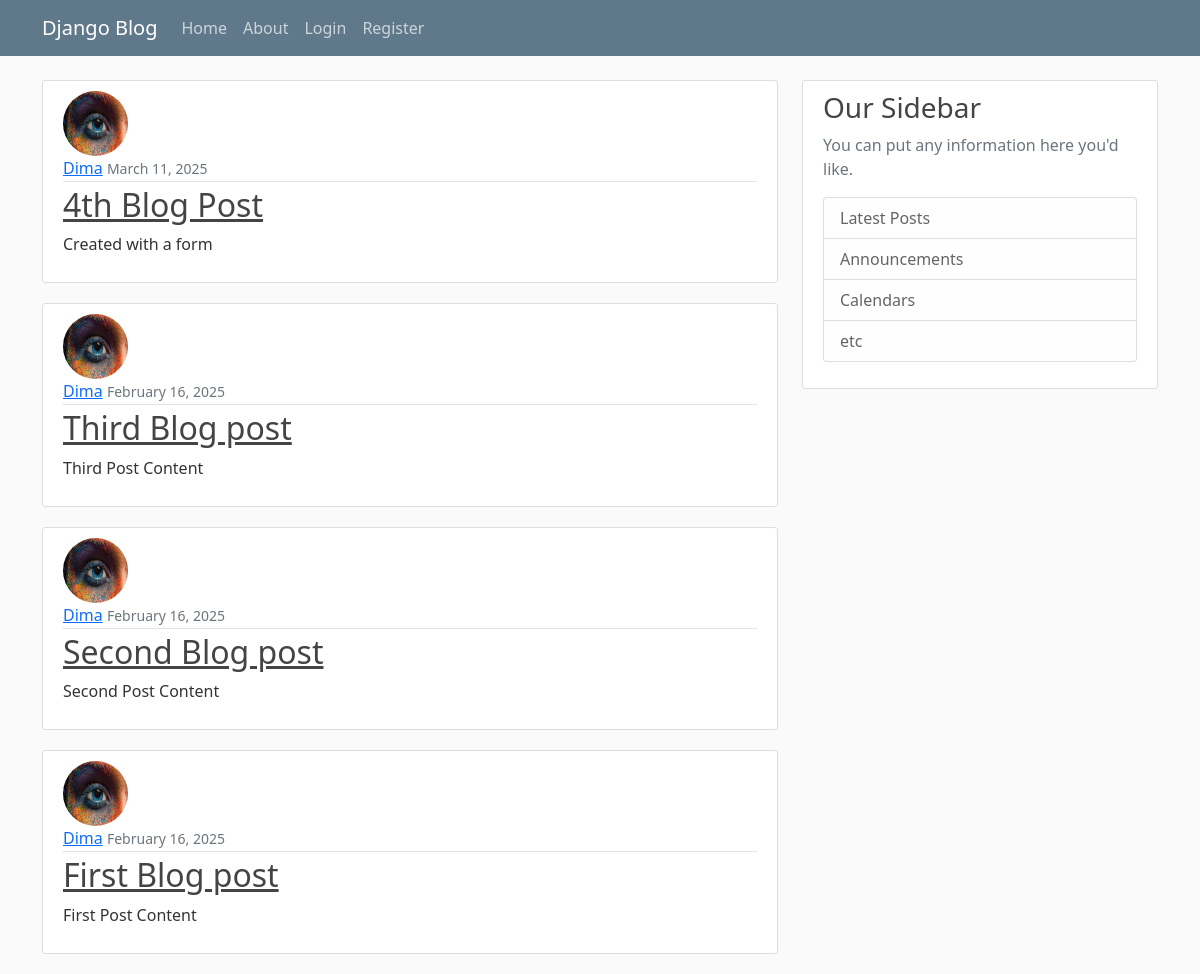
The app's page /, older data.
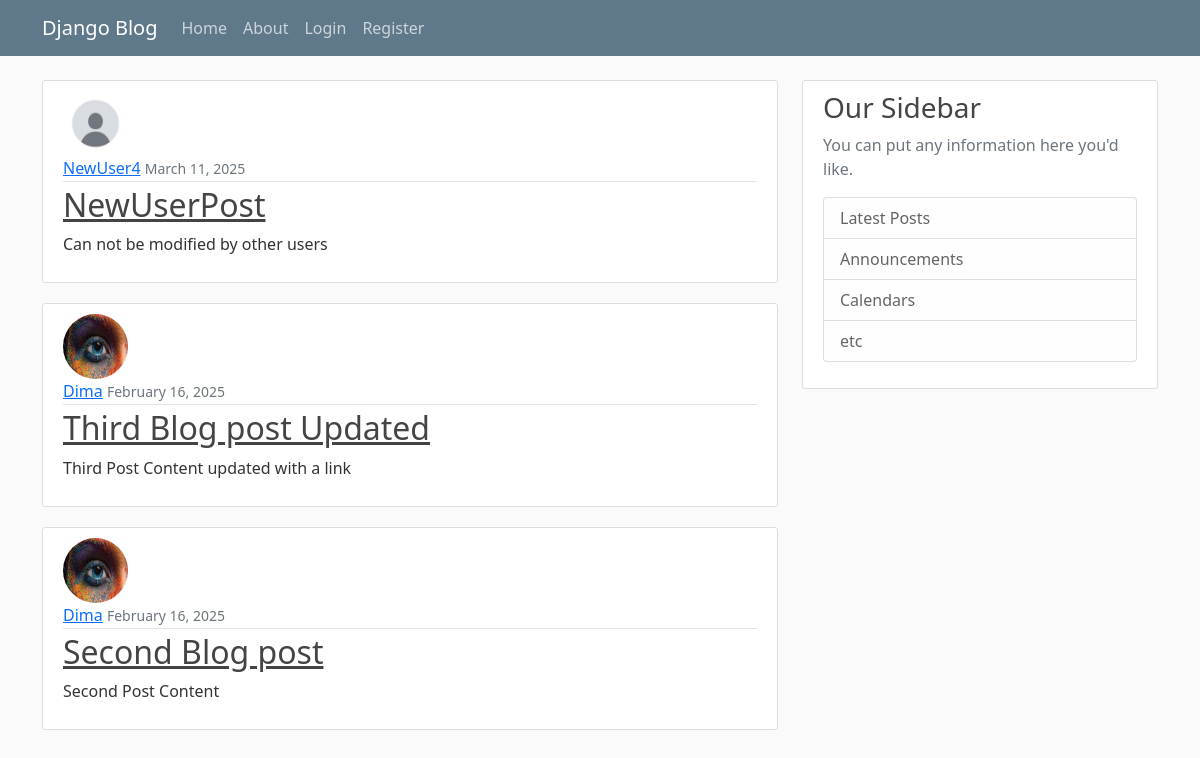
The same page, newer data.
### blog_app/models.py (models this page shows, shortened)
class Post(models.Model):
    title = models.CharField(max_length=100)
    content = models.TextField()
    date_posted = models.DateTimeField(default=timezone.now)
    author = models.ForeignKey(User, on_delete=models.SET_NULL, null=True, blank=True)

### users/models.py (models this page shows, shortened)
class Profile(models.Model):
    user = models.OneToOneField(User, on_delete=models.CASCADE)
    avatar = models.ImageField(default='default.jpg', upload_to='profile_pics')

### blog_app/views.py (the view)
# urls.py: path('', PostListView.as_view(), name='blog-home'),
class PostListView(ListView):
    model = Post
    template_name = 'blog_app/home.html' # <app>/<model>_<viewtype>.html
    context_object_name = 'posts'
    ordering = ['-date_posted']
    paginate_by = 5

### blog_app/templates/blog_app/home.html (shortened to what this page needs)
{% extends "blog_app/base.html" %}
{% block content %}
    {% for post in posts %}
        <article class="media content-section">
            <img class="rounded-circle article-img" src="{{ post.author.profile.avatar.url }}" alt="{{ post.author.get_full_name|default:post.author.username }} avatar">
            <div class="media-body">
            <div class="article-metadata">
                <a class="mr-2" href="{% url 'user-posts' post.author.username %}">{{ post.author }}</a>
                <small class="text-muted">{{ post.date_posted | date:"F d, Y" }}</small>
            </div>
            <h2><a class="article-title" href="{% url "post-detail" post.id %}">{{ post.title }}</a></h2>
            <p class="article-content">{{ post.content }}</p>
            </div>
        </article>
    {% endfor %}
{% endblock content %}

### blog_app/templates/blog_app/base.html (shortened to what this page needs)
{% load static %}
<!DOCTYPE html>
<html lang="en">
<head>
		<link href="https://cdn.jsdelivr.net/npm/bootstrap@5.0.2/dist/css/bootstrap.min.css" rel="stylesheet">
		<link rel="stylesheet" type="text/css" href="{% static "blog_app/main.css" %}">
</head>
<body>
	<header class="site-header">
		<nav class="navbar navbar-expand-md navbar-dark bg-steel fixed-top">
			<div class="container">
				<a class="navbar-brand mr-4" href="{% url "blog-home" %}">Django Blog</a>
				<div class="collapse navbar-collapse" id="navbarToggle">
					<div class="navbar-nav mr-auto">
						<a class="nav-item nav-link" href="{% url "blog-home" %}">Home</a>
						<a class="nav-item nav-link" href="{% url "blog-about" %}">About</a>
					</div>
					<div class="navbar-nav">
						{% if user.is_authenticated %}
							<a class="nav-item nav-link" href="{% url "post-create" %}">New Post</a>
							<a class="nav-item nav-link" href="{% url "profile" %}">Profile</a>
							<form action="{% url 'logout' %}" method="post" class="d-inline">
								{% csrf_token %}
								<button type="submit" class="nav-item nav-link btn btn-link">Logout</button>
							</form>
						{% else %}
							<a class="nav-item nav-link" href="{% url "login" %}">Login</a>
							<a class="nav-item nav-link" href="{% url "register" %}">Register</a>
						{% endif %}
					</div>
				</div>
			</div>
		</nav>
	</header>
	<main role="main" class="container">
		<div class="row">
			<div class="col-md-8">
				{% block content %}{% endblock %}
			</div>
			<div class="col-md-4">
				<div class="content-section">
					<h3>Our Sidebar</h3>
					<p class='text-muted'>You can put any information here you'd like.
						<ul class="list-group">
							<li class="list-group-item list-group-item-light">Latest Posts</li>
							<li class="list-group-item list-group-item-light">Announcements</li>
							<li class="list-group-item list-group-item-light">Calendars</li>
							<li class="list-group-item list-group-item-light">etc</li>
						</ul>
					</p>
				</div>
			</div>
		</div>
	</main>
</body>
</html>

### blog_app/static/blog_app/main.css (style rules this page uses)
body { background: #fafafa; color: #333333; margin-top: 5rem; }
h1, h2, h3, h4, h5, h6 { color: #444444; }
ul { margin: 0; }
.bg-steel { background-color: #5f788a; }
.site-header .navbar-nav .nav-link { color: #cbd5db; }
.content-section { background: #ffffff; padding: 10px 20px; border: 1px solid #dddddd; border-radius: 3px; margin-bottom: 20px; }
.article-title { color: #444444; }
.article-content { white-space: pre-line; }
.article-img { height: 65px; width: 65px; margin-right: 16px; }
.article-metadata { padding-bottom: 1px; margin-bottom: 4px; border-bottom: 1px solid #e3e3e3 }

Row changes from the older to the newer data that the page shows:
removed Post: author.profile.avatar (picture), author "Dima", date_posted "March 11, 2025", title "4th Blog Post", content "Created with a form"
removed Post: author.profile.avatar (picture), author "Dima", date_posted "February 16, 2025", title "First Blog post", content "First Post Content"
added Post: author.profile.avatar (placeholder picture), author "NewUser4", date_posted "March 11, 2025", title "NewUserPost", content "Can not be modified by other users"
changed Post: title "Third Blog post" → "Third Blog post Updated"; content "Third Post Content" → "Third Post Content updated with a link"
